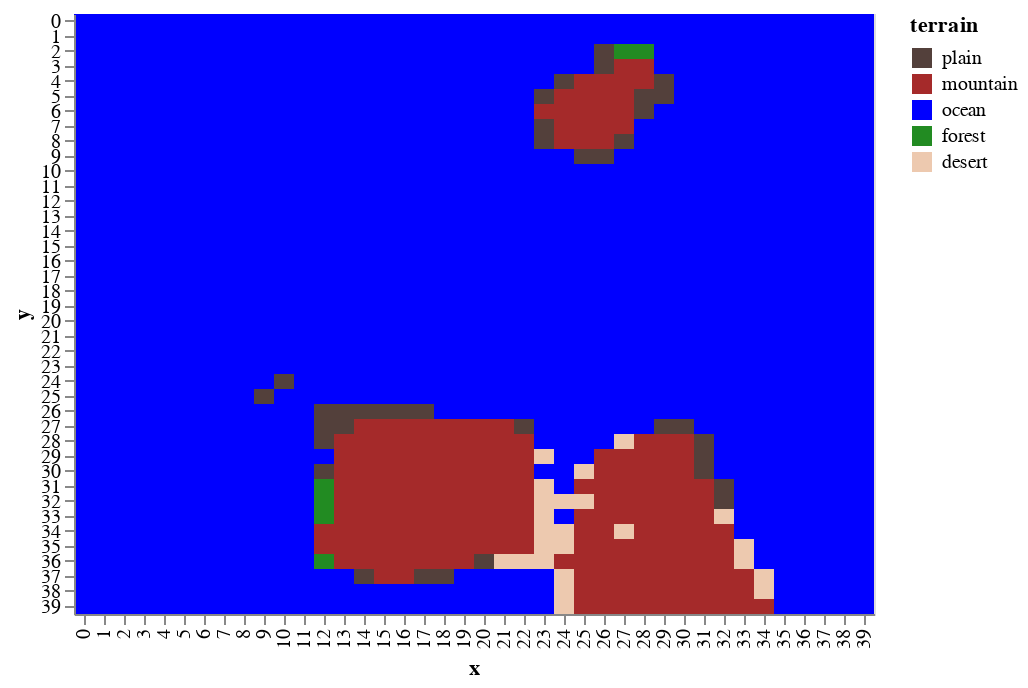

Write notebook code for a chart like this one.
### Markdown cell above
The amount of rainfal in the world determines if the area will become a forest or a desert. This can be set from the `landscape` parameters.

### Code cell
world.df_features['terrain'] = world.df_features.apply(lambda x: w.set_ecology(x,landscape),axis =1 )
draw.drawterrainadvanced(world.df_features)

### Figure 1 — Vega-Lite specification as saved in the notebook (floating-point values rounded to 4 significant figures; data arrays with more than 128 entries replaced by an {"elided": "..."} marker saying what was removed)
{"$schema": "https://vega.github.io/schema/vega-lite/v2.6.0.json", "config": {"view": {"height": 300, "width": 400}}, "data": {"name": "data-686a7b4d03f6dab321c2f33fdb59e0cb"}, "datasets": {"data-686a7b4d03f6dab321c2f33fdb59e0cb": {"elided": "1600 records"}}, "encoding": {"color": {"field": "terrain", "scale": {"domain": ["plain", "mountain", "ocean", "forest", "desert"], "range": ["#53403B", "brown", "blue", "#228b22", "#edc9af"]}, "type": "nominal"}, "x": {"field": "x", "type": "ordinal"}, "y": {"field": "y", "type": "ordinal"}}, "mark": "rect"}
